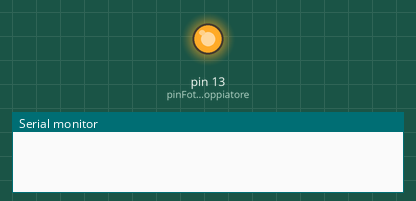
Bench run of a sketch on a simulated Arduino Uno, built with avr-gcc and run on an emulated ATmega328P. Shown: output pins drawn as LEDs (lit = HIGH), the last lines printed to the serial monitor.

Above: at 0.1 s.
At 2.6 s:
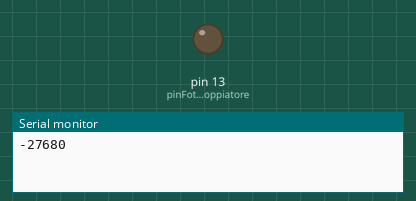
Timing chart, 0 to 4.1 s (numbered marks = the images above):
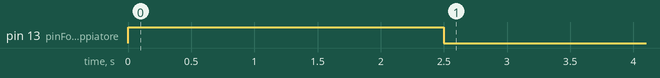

Measured:
- by itself, pin 13 (pinFotoaccoppiatore): LOW → HIGH at 0.00 s, → LOW 2.5 s later

The sketch:

campanella.ino
```cpp
int pinFotoaccoppiatore=13;
float durataCampanella=2.5;
int durataOre[8]={5,55,60,10,55,60,5,55};
int durSec=1000;
int durMin=60;
int minToMillis=durSec*durMin;
void setup(){
  pinMode(pinFotoaccoppiatore,OUTPUT);
  Serial.begin(9600);
}
void loop(){
  boolean fine=false;
  while(fine==false){
    int i=0;
    while(i<=8){
      suona();
      int ritardo=durataOre[i]*minToMillis;
      Serial.println(ritardo);
      delay(ritardo);
      Serial.println(durataOre[i]);
      Serial.println(i);
      Serial.println("_---_");
      i=i++;
    }
    fine=true;
  }
}
void suona(){
  digitalWrite(pinFotoaccoppiatore,HIGH);
  int durCampana=durataCampanella*durSec;
  delay(durCampana);
  digitalWrite(pinFotoaccoppiatore,LOW);
}
```
